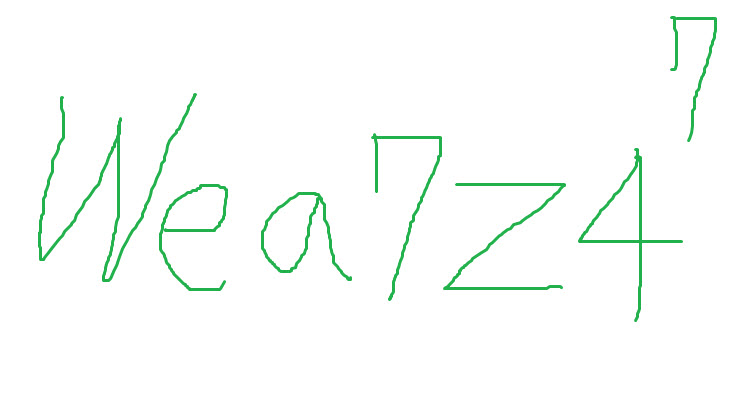
#> input picture 4.jpg, 739 x 413 px, given in place of the camera; the run also reads 1 picture not shown here
$ python client_sample.py
#> lines starting #> are read from the running program, lines starting #| are printed output that depends on the picture; after the words box and inside, x2 and y2 are one past the last pixel; in counts of white or black regions, pixels touching at a corner belong together
import numpy as np
import cv2
from collections import deque
import pytesseract
# import imutils
# default called trackbar function
def setValues(x):
    print("")


# Creating the trackbars needed for
# adjusting the marker colour These
# trackbars will be used for setting
# the upper and lower ranges of the
# HSV required for particular colour
cv2.namedWindow("Color detectors")
cv2.createTrackbar("Upper Hue", "Color detectors",
                   89, 180, setValues)
cv2.createTrackbar("Upper Saturation", "Color detectors",
                   255, 255, setValues)
cv2.createTrackbar("Upper Value", "Color detectors",
                   255, 180, setValues)
cv2.createTrackbar("Lower Hue", "Color detectors",
                   36, 180, setValues)
cv2.createTrackbar("Lower Saturation", "Color detectors",
                   50, 255, setValues)
cv2.createTrackbar("Lower Value", "Color detectors",
                   70, 180, setValues)

# # Giving different arrays to handle colour
# # points of different colour These arrays
# # will hold the points of a particular colour
# # in the array which will further be used
# # to draw on canvas
bpoints = [deque(maxlen=1024)]
gpoints = [deque(maxlen=1024)]
rpoints = [deque(maxlen=1024)]
ypoints = [deque(maxlen=1024)]

# # These indexes will be used to mark position
# # of pointers in colour array
blue_index = 0
green_index = 0
red_index = 0
yellow_index = 0

# # The kernel to be used for dilation purpose
kernel = np.ones((5, 5), np.uint8)

# # The colours which will be used as ink for
# # the drawing purpose
colors = [(255, 0, 0), (0, 255, 0),
          (0, 0, 255), (0, 255, 255)]
colorIndex = 0

# # Here is code for Canvas setup
paintWindow = np.zeros((471, 636, 3)) + 255

cv2.namedWindow('Paint', cv2.WINDOW_AUTOSIZE)

# Loading the default webcam of PC.
cap = cv2.VideoCapture(0)

# Keep looping
while True:

    # Reading the frame from the camera
    ret, frame = cap.read()
#> frame is the input picture: shape (413, 739, 3); mean B, G, R 250.2, 252.9, 249.1

    # Flipping the frame to see same side of yours
    frame = cv2.flip(frame, 1)
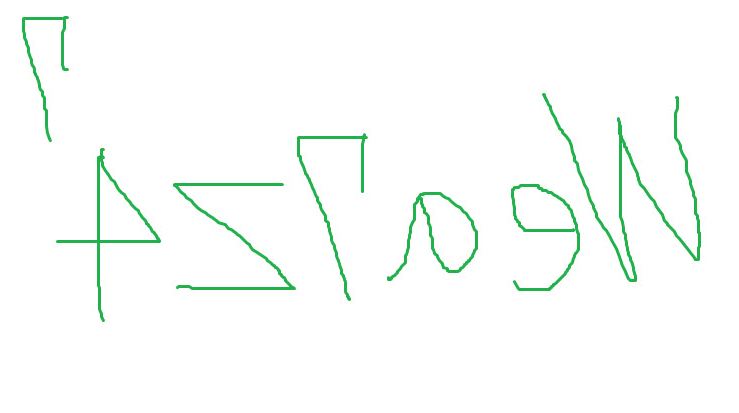
#> frame: shape (413, 739, 3); mean B, G, R 250.2, 252.9, 249.1
    # frame = cv2.imread('4.jpg')
    framedemo = cv2.imread('22.jpg')
    framedemo = cv2.resize(framedemo, (1000, 1000) )
#> framedemo: shape (1000, 1000, 3); every value is 255
    # [8 lines of commented-out code are left out]
    hsv = cv2.cvtColor(frame, cv2.COLOR_BGR2HSV)
#> hsv: shape (413, 739, 3); mean H, S, V 8, 5.5, 253

    # Getting the updated positions of the trackbar
    # and setting the HSV values
    u_hue = cv2.getTrackbarPos("Upper Hue",
                               "Color detectors")
    u_saturation = cv2.getTrackbarPos("Upper Saturation",
                                      "Color detectors")
    u_value = cv2.getTrackbarPos("Upper Value",
                                 "Color detectors")
    l_hue = cv2.getTrackbarPos("Lower Hue",
                               "Color detectors")
    l_saturation = cv2.getTrackbarPos("Lower Saturation",
                                      "Color detectors")
    l_value = cv2.getTrackbarPos("Lower Value",
                                 "Color detectors")
    Upper_hsv = np.array([u_hue, u_saturation, u_value])
    Lower_hsv = np.array([l_hue, l_saturation, l_value])

    # # Adding the colour buttons to the live frame
    # # for colour access
    frame = cv2.rectangle(frame, (40, 411), (140, 475),
                          (122, 122, 122), -1)
    frame = cv2.rectangle(frame, (160, 411), (255, 475),
                          colors[0], -1)
    frame = cv2.rectangle(frame, (275, 411), (370, 475),
                          colors[1], -1)
    frame = cv2.rectangle(frame, (390, 411), (485, 475),
                          colors[2], -1)
    frame = cv2.rectangle(frame, (505, 411), (600, 475),
                          colors[3], -1)
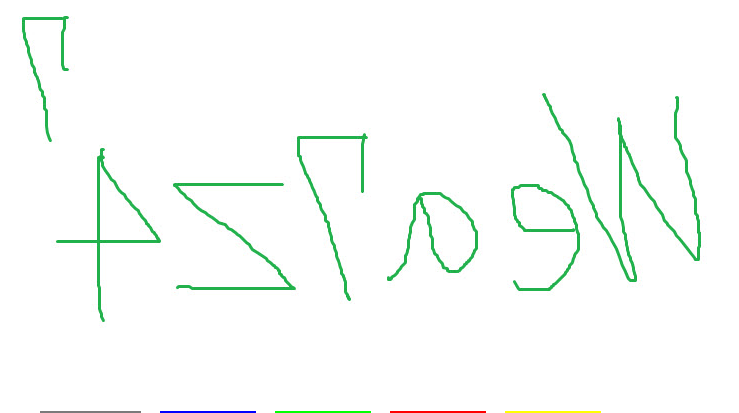
#> frame: shape (413, 739, 3); mean B, G, R 249.7, 252.5, 248.7

    cv2.putText(frame, "CLEAR ALL", (49, 445),
                cv2.FONT_HERSHEY_SIMPLEX, 0.5,
                (255, 255, 255), 2, cv2.LINE_AA)

    cv2.putText(frame, "BLUE", (185, 445),
                cv2.FONT_HERSHEY_SIMPLEX, 0.5,
                (255, 255, 255), 2, cv2.LINE_AA)

    cv2.putText(frame, "GREEN", (298, 445),
                cv2.FONT_HERSHEY_SIMPLEX, 0.5,
                (255, 255, 255), 2, cv2.LINE_AA)

    cv2.putText(frame, "RED", (420, 445),
                cv2.FONT_HERSHEY_SIMPLEX, 0.5,
                (255, 255, 255), 2, cv2.LINE_AA)

    cv2.putText(frame, "YELLOW", (520, 445
                                  ),
                cv2.FONT_HERSHEY_SIMPLEX, 0.5,
                (150, 150, 150), 2, cv2.LINE_AA)

    # # Identifying the pointer by making its
    # # mask
    Mask = cv2.inRange(hsv, Lower_hsv, Upper_hsv)
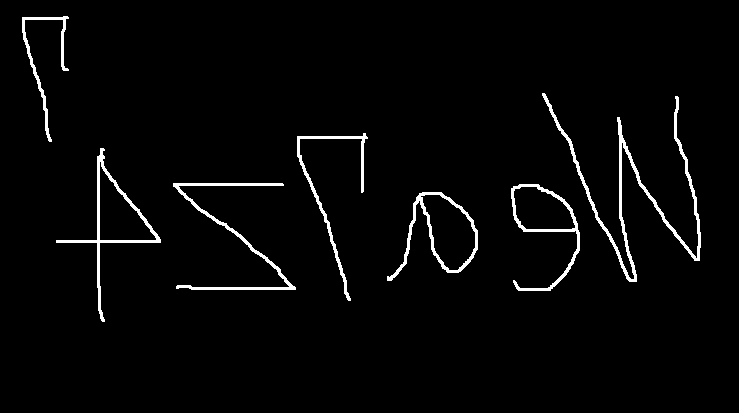
#> Mask: shape (413, 739); 2.7% white; 7 white regions, largest, box (x1, y1, x2, y2) and area: (542, 93, 701, 282) 2278, (173, 183, 296, 290) 1239, (56, 148, 161, 322) 1206
    Mask = cv2.erode(Mask, kernel, iterations=1)
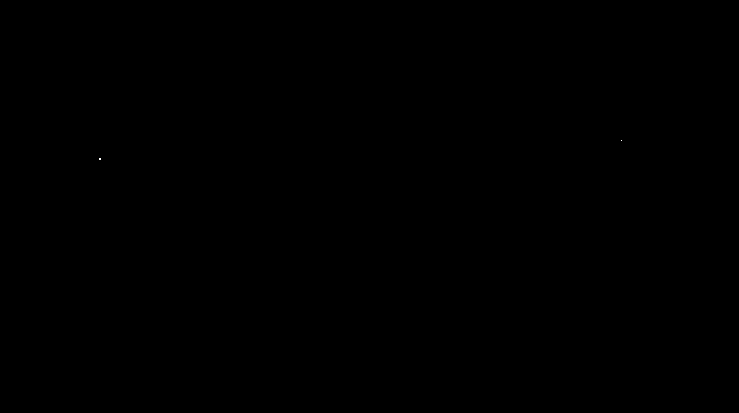
#> Mask: shape (413, 739); 0% white in thin lines or dots, all inside (x1, y1, x2, y2) = (99, 140, 622, 160)
    Mask = cv2.morphologyEx(Mask, cv2.MORPH_OPEN, kernel)
#> Mask: shape (413, 739); every value is 0
    Mask = cv2.dilate(Mask, kernel, iterations=1)

    # # # Find contours for the pointer after
    # # # idetifying it
    cnts, _ = cv2.findContours(Mask.copy(), cv2.RETR_EXTERNAL,
                               cv2.CHAIN_APPROX_SIMPLE)
#> cnts = []
    center = None

    # # Ifthe contours are formed
    if len(cnts) > 0:

        # sorting the contours to find biggest
        cnt = sorted(cnts, key=cv2.contourArea, reverse=True)[0]

        # Get the radius of the enclosing circle
        # around the found contour
        ((x, y), radius) = cv2.minEnclosingCircle(cnt)

        # Draw the circle around the contour
        cv2.circle(frame, (int(x), int(y)), int(radius), (0, 255, 0), 2)

        # Calculating the center of the detected contour
        M = cv2.moments(cnt)
        center = (int(M['m10'] / M['m00']), int(M['m01'] / M['m00']))

        # Now checking if the user wants to click on
        # any button above the screen
        if center[1] <= 475 and center[1] > 411:

            # Clear Button
            if 40 <= center[0] <= 140:
                bpoints = [deque(maxlen=512)]
                gpoints = [deque(maxlen=512)]
                rpoints = [deque(maxlen=512)]
                ypoints = [deque(maxlen=512)]

                blue_index = 0
                green_index = 0
                red_index = 0
                yellow_index = 0

                paintWindow[67:, :, :] = 255
            elif 160 <= center[0] <= 255:
                colorIndex = 0  # Blue
            elif 275 <= center[0] <= 370:
                colorIndex = 1  # Green
            elif 390 <= center[0] <= 485:
                colorIndex = 2  # Red
            elif 505 <= center[0] <= 600:
                colorIndex = 3  # Yellow
        else:
            if colorIndex == 0:
                bpoints[blue_index].appendleft(center)
            elif colorIndex == 1:
                gpoints[green_index].appendleft(center)
            elif colorIndex == 2:
                rpoints[red_index].appendleft(center)
            elif colorIndex == 3:
                ypoints[yellow_index].appendleft(center)

    # # Append the next deques when nothing is
    # # detected to avois messing up
    else:
        bpoints.append(deque(maxlen=512))
        blue_index += 1
        gpoints.append(deque(maxlen=512))
        green_index += 1
        rpoints.append(deque(maxlen=512))
        red_index += 1
        ypoints.append(deque(maxlen=512))
        yellow_index += 1

    # Draw lines of all the colors on the
    # canvas and frame
    points = [bpoints, gpoints, rpoints, ypoints]
    for i in range(len(points)):

        for j in range(len(points[i])):

            for k in range(1, len(points[i][j])):

                if points[i][j][k - 1] is None or points[i][j][k] is None:
                    # [5 lines of commented-out code are left out]
                    print("12312313")
                else:
                    cv2.line(frame, points[i][j][k - 1], points[i][j][k], colors[i], 2)
                    cv2.line(paintWindow, points[i][j][k - 1], points[i][j][k], colors[i], 2)
                    cv2.line(framedemo, points[i][j][k - 1], points[i][j][k], colors[i], 2)
#> paintWindow: shape (471, 636, 3) float64; every value is 255


    pytesseract.pytesseract.tesseract_cmd = 'C:\Program Files\Tesseract-OCR\\tesseract'

    frame1 = cv2.resize(frame, (600, 600) )
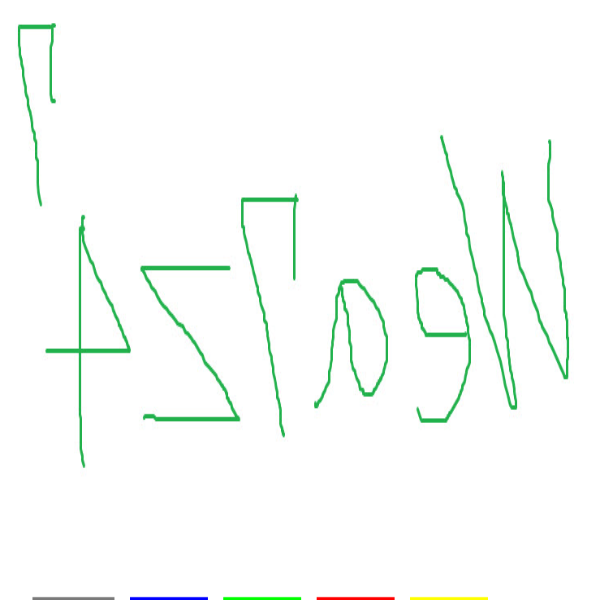
#> frame1: shape (600, 600, 3); mean B, G, R 249.6, 252.5, 248.7
#> (the run stopped early here; a loop or call above may not have finished)
